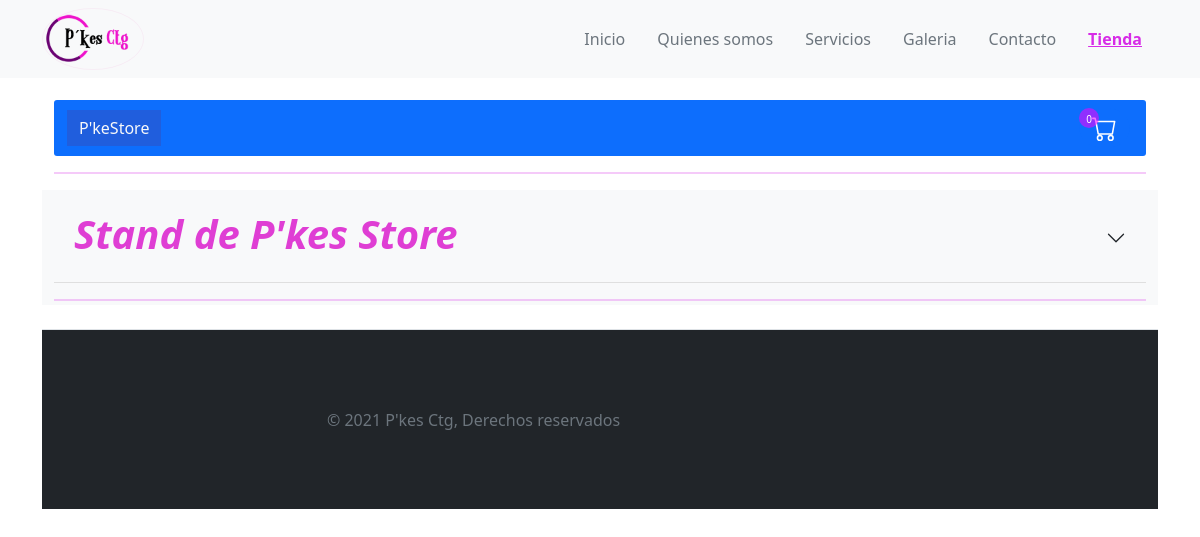
Before: / with the older database file.
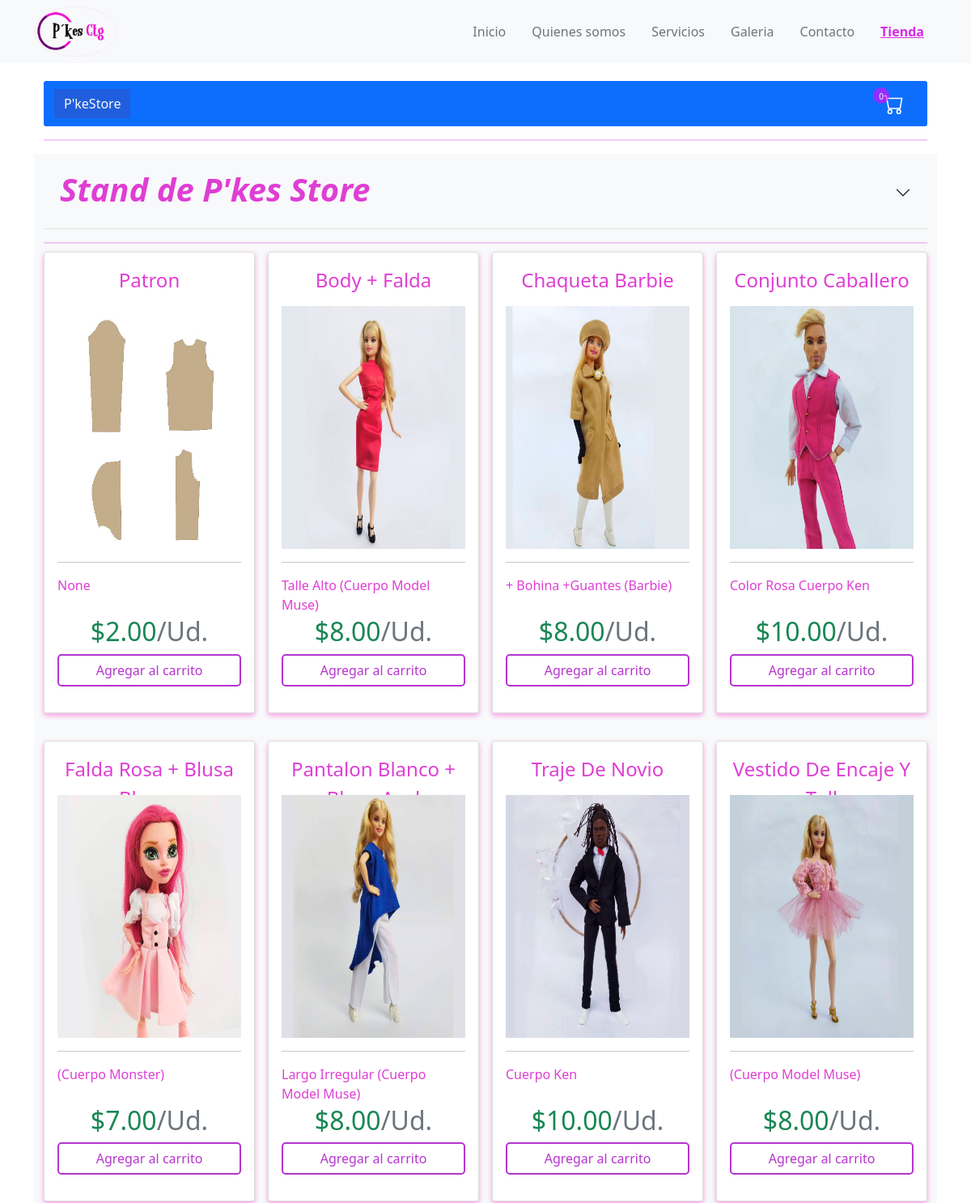
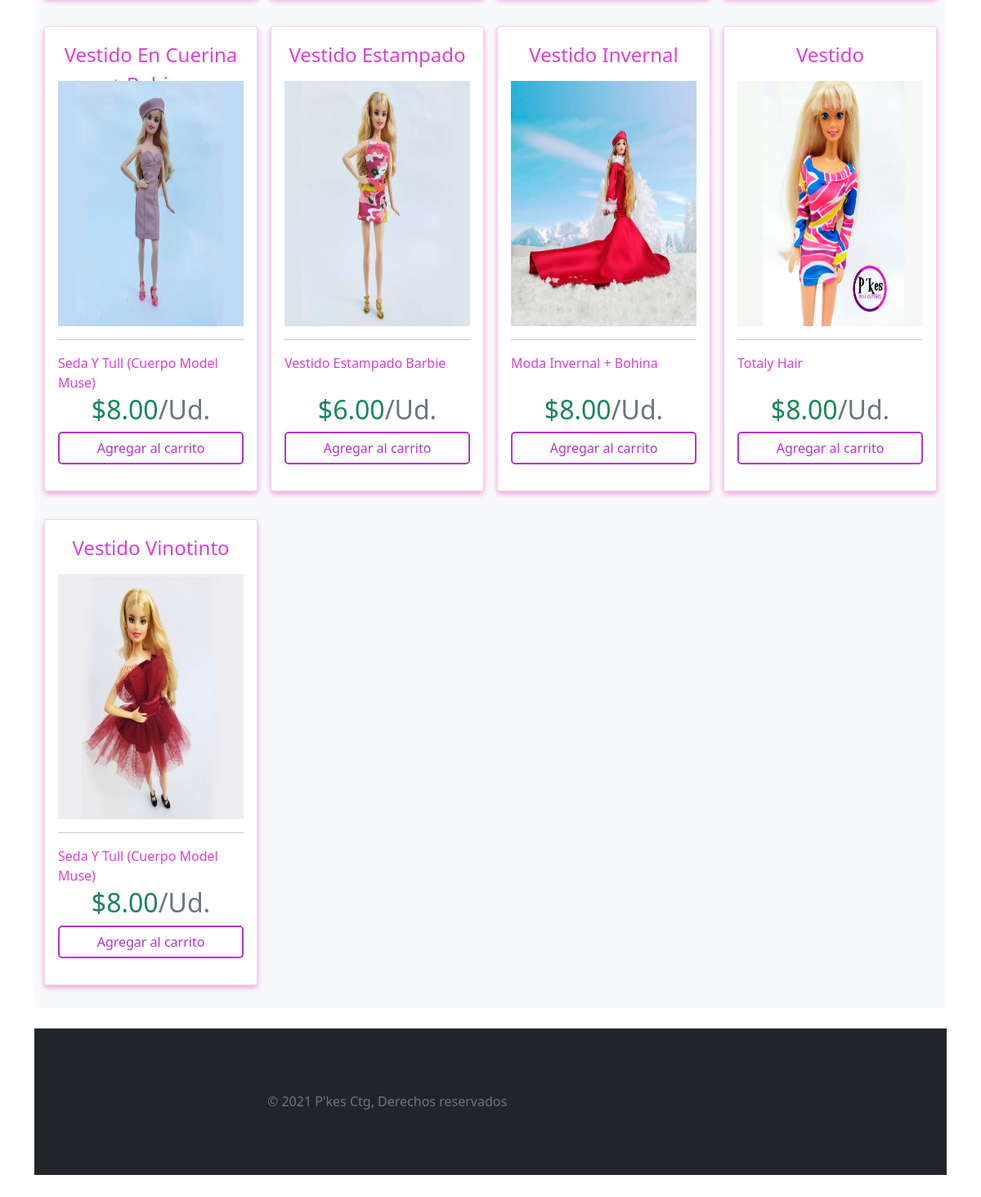
After: the same page with the newer database file (2 pictures, top to bottom).
### store/models.py (models this page shows, shortened)
class Product(models.Model):
    name = models.CharField(max_length=200)
    price = models.DecimalField(max_digits=7, decimal_places=2)
    digital = models.BooleanField(default=False,null=True, blank=True)
    description = models.CharField(max_length=300, null=True, blank=True)
    image = models.ImageField(null=True, blank=True)
    @property
    def imageURL(self):
        try:
            url = self.image.url
        except:
            url = ''
        return url

### store/views.py (the view)
# urls.py: path('', include('store.urls')),
def store(request):
    data = cartData(request)
    cartItems = data['cartItems']
    products = Product.objects.all()
    context = {'products': products, 'cartItems': cartItems}
    return render(request, 'store/store.html', context)

### store/utils.py (called while the page is built, shortened)
def cookieCart(request):
    try:
        cart = json.loads(request.COOKIES['cart'])
    except:
        cart = {}
        print('CART:', cart)
    items = []
    order = {'get_cart_total':0, 'get_cart_items':0, 'shipping':False}
    cartItems = order['get_cart_items']
    return {'cartItems': cartItems, 'order': order, 'items': items}

def cartData(request):
    if request.user.is_authenticated:
        customer = request.user.customer
        order, created = Order.objects.get_or_create(customer=customer, complete=False)
        items = order.orderitem_set.all()
        cartItems = order.get_cart_items
    else:
        cookieData = cookieCart(request)
        cartItems = cookieData['cartItems']
        order = cookieData['order']
        items = cookieData['items']
    return {'cartItems': cartItems, 'order': order, 'items': items}

### store/templates/store/store.html (shortened to what this page needs)
{% extends 'layout.html' %}
{% load static %}
{% block css %}
<link rel="stylesheet" type="text/css" href="{% static 'css/store.css' %}">
{% endblock %}
{% block content %}
{% include 'store/navbar_store.html' %}
<div class="album py-1 bg-light">
    <div class="container">
        <div class="accordion accordion-flush" id="accordionFlushExample">
            <div class="accordion-item">
              <h2 class="accordion-header" id="flush-headingOne">
                <button class="accordion-button collapsed bg-light text-center" type="button" data-bs-toggle="collapse" data-bs-target="#flush-collapseOne" aria-expanded="false" aria-controls="flush-collapseOne">
                    <h2 class="fs-1 fw-bold fst-italic text-center">Stand de P'kes Store</h2>
                </button>
              </h2>
            </div>
        <hr style="height: 2px; color:#d72ce7;">
        <div class="row row-cols-1 row-cols-sm-2  row-cols-md-5 g-3 ">
            {% for product in products %}
            <div class="col-xl-3 col-lg-4 col-md-6 col-xs-12">
                <div class="card mb-4 ">
                    <div class="card-body">
                        <div style="height: 50px;">
                            <P class="fs-4 text-capitalize text-center">{{product.name}}</p>
                        </div>
                        <div style="text-align: center;">
                            <img class="img-fluid" alt="Responsive image" src="{{product.imageURL}}" style="width:300px;height: 300px;text-align: center;">
                        </div>
                        <hr>
                        <div style="height: 50px;">
                            <P class="fs-6 text-capitalize">{{product.description}}</p>
                        </div>
                        <h1 class="card-title pricing-card-title fs-2 text-center text-success">${{product.price|floatformat:2}}<span
                                class="text-muted fw-light">/Ud.</span></h1>
                        <div class="d-grid gap-2">
                            <button data-product={{product.id}} data-action="add"
                                class="btn add-btn update-cart btn-card" type="button" style="border-radius: 5px;">Agregar al carrito</button>
                        </div>
                    </div>
                </div>
            </div>
            {% endfor %}
        </div>
    </div>
</div>
{% endblock content %}

### store/templates/layout.html (shortened to what this page needs)
{% load static %}
<!DOCTYPE html>
<html lang="es">
<head>
    <link href="https://cdn.jsdelivr.net/npm/bootstrap@5.1.3/dist/css/bootstrap.min.css" rel="stylesheet"
>
    {% block css %}{% endblock %}
</head>
<body>
    {% include 'partials/navbar.html' %}
    <div class="container pb-5" id="container" style="margin-top: 100px;;">
    {% block content %}
    {% endblock %}
    </div>
    <footer>
        <div class="container-fluid d-flex flex-wrap justify-content-center align-items-center py-3 mt-4 border-top bg-dark" style="width: 100%;height: 180px;">
            <div class="col-md-4 d-flex align-items-center">
                <span class="text-muted">&copy; 2021 P'kes Ctg, Derechos reservados</span>
              </div>
        </div>
    </footer>
</body>
</html>

### pkesapp/templates/partials/navbar.html (shortened to what this page needs)
{% load static %}
{% block css %}
<link rel="stylesheet" href="{% static 'app/css/navbar.css'%}">
{% endblock %}
<nav class="navbar navbar-expand-md navbar-light fixed-top bg-light navbar-main">
    <div class="container">
        <a href="{% url 'home'  %}" class="navbar-brand"><img src="{% static 'app/img/logo.png' %}"
                alt="Brand Pkes Ctg">
        </a>
        <div class="collapse navbar-collapse" id="mainNav">
            <div class="nav ms-auto text-dark">
                <a href="{% url 'home'  %}"
                    class="nav-link text-secondary {% if request.path == '/pkes' %}active{% endif %}">Inicio</a>
                <a href="{% url 'about'  %}"
                    class="nav-link text-secondary {% if request.path == '/about' %}active{% endif %}">Quienes somos</a>
                <a href="{% url 'services'  %}"
                    class="nav-link text-secondary {% if request.path == '/services' %}active{% endif %}">Servicios</a>
                <a href="{% url 'Gallery'  %}"
                    class="nav-link text-secondary {% if request.path == '/Gallery/' %}active{% endif %}">Galeria</a>
                <a href="{% url 'Contact'  %}"
                    class="nav-link text-secondary {% if request.path == '/contact/' %}active{% endif %}">Contacto</a>
                <a href="{% url 'store'  %}"
                    class="nav-link  {% if request.path == '/' %}active{% endif %}" style="color: #d72ce7;;">Tienda</a>
            </div>
        </div>
    </div>
</nav>

### store/templates/store/navbar_store.html (shortened to what this page needs)
{% load static %}
{% block css %}
<link rel="stylesheet" type="text/css" href="{% static 'css/store.css' %}">
{% endblock %}
	<div class="container">
		<nav class="navbar navbar-expand-lg bg-primary navbar-light" style="border-radius: 3px;">
			<div class="container text-light">
				<a class="btn btn-primary text-light" href="{% url 'store' %}" style="background-color: rgba(89, 49, 126, 0.256);">P'keStore</a>
				<div class="row mx-1">
					<a type="button" class="btn btn-primary" href="{% url 'cart' %}" style="border-radius: 100px;">
						</a>
					<div class="p-1 circle-total-cart col"><p id="cart-total">{{cartItems}}</p></div>
				</div>
			</div>
		</nav>
		<div class="container p-0 my-0">
				<hr style="height: 2px; color:#d72ce7;">
		</div>
	</div>

### store/static/css/store.css (style rules this page uses)
:root { --color-blue-medium: #d68fe4; --color-purple: #d72ce7; --color-gray: #ccc; --color-gray-medium: #f8f9fa; --color-yellow: #fac32c; }
.card { box-shadow: rgba(255, 0, 183, 0.16) 0px 3px 6px, rgba(255, 0, 204, 0.23) 0px 3px 6px; }
p, h2, h5 { color: #df3ed4; }
.btn-card, .btn-imput { transition: all .15s ease; color: #b634d0; border:#b634d0 solid 2px; border-radius: 5px; }
.circle-total-cart { border-radius: 100%; text-align: right; position: absolute; margin-bottom: 50%; background-color: rgba(242, 0, 255, 0.571); width: 20px; height: 20px; }
#cart-total { display: block; text-align: center; color:#fff; font-size: 10px; }
.col-lg-4, .col-lg-6, .col-lg-8, .col-lg-12 { margin-top: 10px; }
.btn { border-radius: 0; }

### pkesapp/static/app/css/navbar.css (style rules this page uses)
.navbar-brand > img { width: 100px; }
.navbar-brand { border-radius: 70%; border: solid .2px #f7edf5; }
.nav-link { color: #d267db; }
.navbar-main .active { text-decoration: underline var(--color-purple); font-weight: bold; }

Changed rows visible on the page:
added Product: name "Patron", imageURL (picture), description "None", price "2.00"
added Product: name "Body + Falda", imageURL (picture), description "Talle Alto (Cuerpo Model Muse)", price "8.00"
added Product: name "Chaqueta Barbie", imageURL (picture), description "+ Bohina +guantes (Barbie)", price "8.00"
added Product: name "Conjunto Caballero", imageURL (picture), description "Color Rosa Cuerpo Ken", price "10.00"
added Product: name "Falda Rosa + Blusa…", imageURL (picture), description "(Cuerpo Monster)", price "7.00"
added Product: name "Pantalon Blanco +…", imageURL (picture), description "Largo Irregular (Cuerpo Model Muse)", price "8.00"
added Product: name "Traje De Novio", imageURL (picture), description "Cuerpo Ken", price "10.00"
added Product: name "Vestido De Encaje Y…", imageURL (picture), description "(Cuerpo Model Muse)", price "8.00"
added Product: name "Vestido En Cuerina…", imageURL (picture), description "Seda Y Tull (Cuerpo Model Muse)", price "8.00"
added Product: name "Vestido Estampado", imageURL (picture), description "Vestido Estampado Barbie", price "6.00"
added Product: name "Vestido Invernal", imageURL (picture), description "Moda Invernal + Bohina", price "8.00"
added Product: name "Vestido", imageURL (picture), description "Totaly Hair", price "8.00"
added Product: name "Vestido Vinotinto", imageURL (picture), description "Seda Y Tull (Cuerpo Model Muse)", price "8.00"
